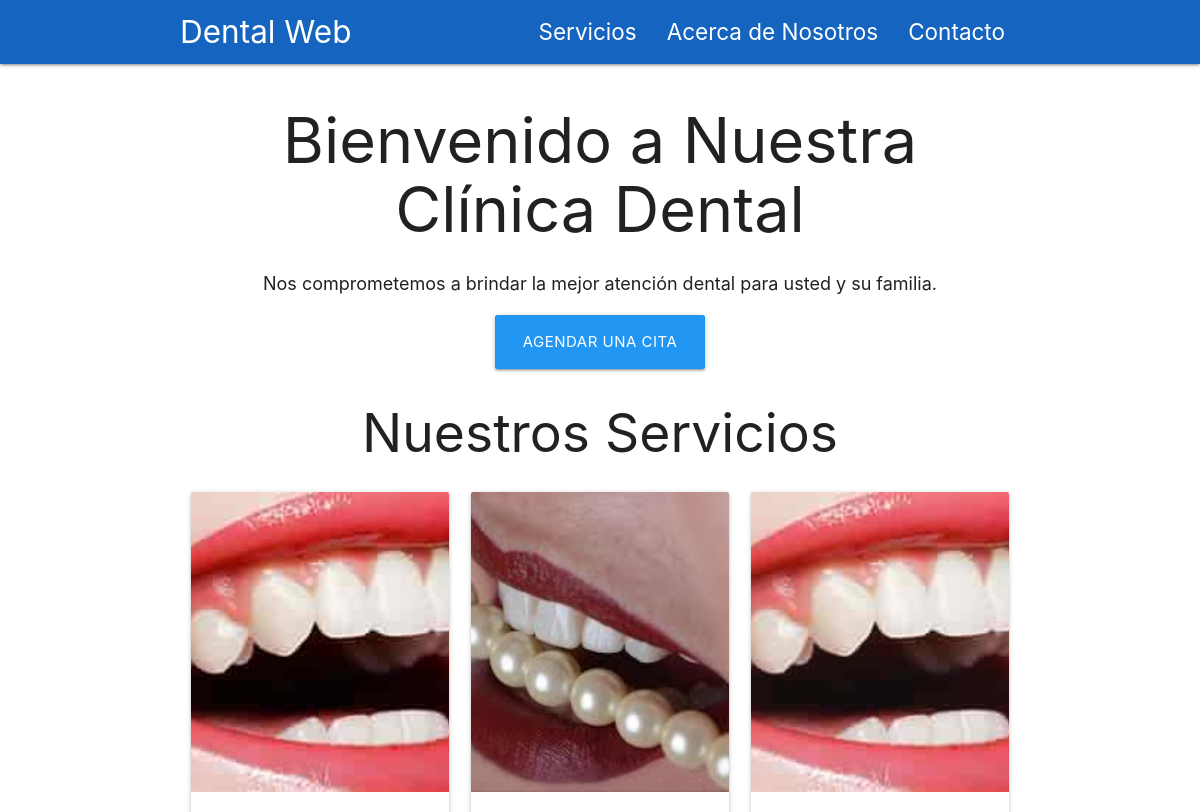
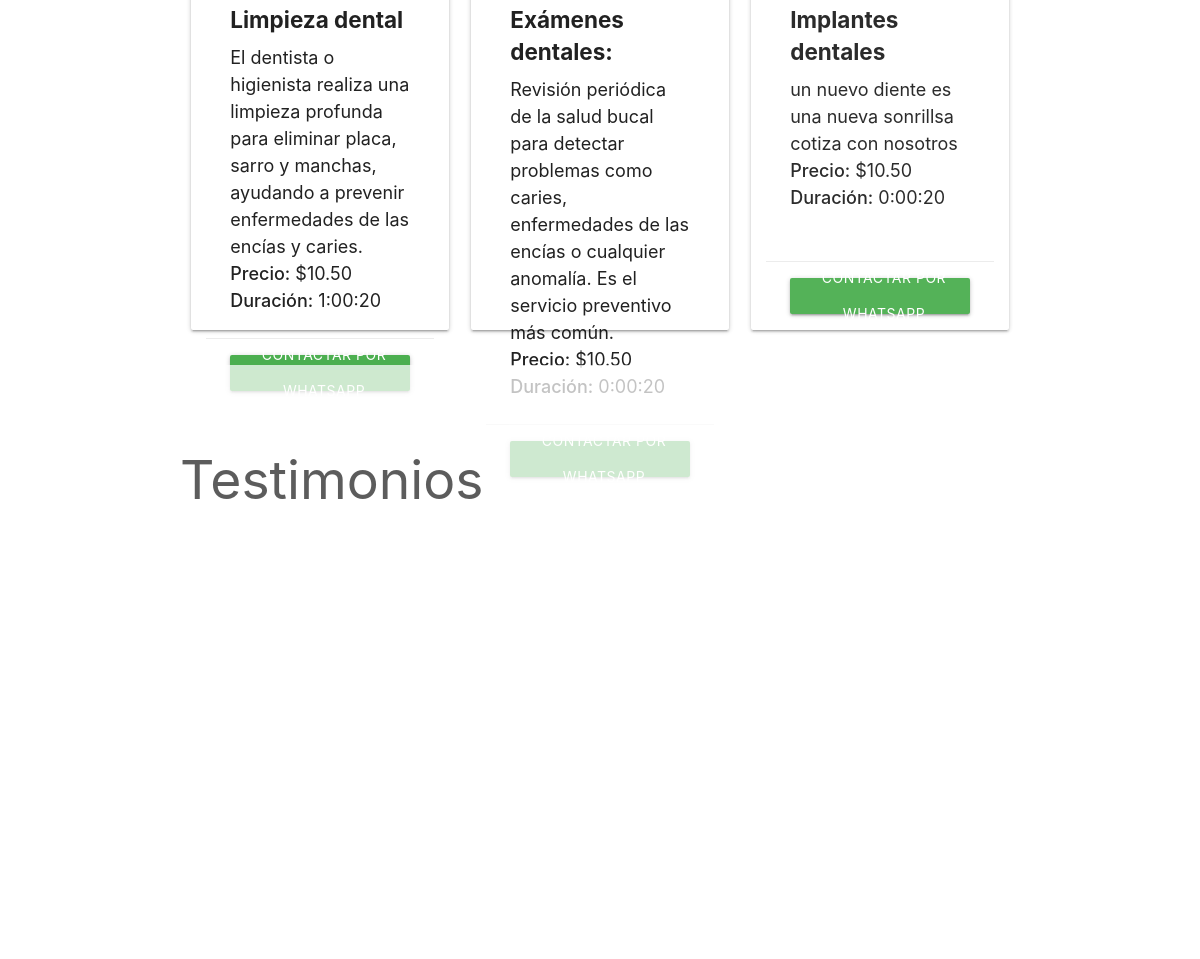
The page / on the database its author committed (2 pictures, top to bottom).
### dentalApp/models.py (models this page shows, shortened)
class Service(models.Model):
    name = models.CharField(max_length=100)
    description = models.TextField(max_length=166)
    price = models.DecimalField(max_digits=10, decimal_places=2)
    duration = models.DurationField()
    is_active = models.BooleanField(default=True)
    photo = models.ImageField(upload_to='service_photos/', null=True, blank=True)

### dentalApp/views.py (the view)
# urls.py: path('', HomePageView.as_view(), name='HomePageView'),
class HomePageView(TemplateView):
    template_name = 'home.html'
    def get_context_data(self, **kwargs):
        context = super().get_context_data(**kwargs)
        context['services'] = Service.objects.filter(is_active=True)
        return context

### dentalApp/templates/dentalApp/home.html (shortened to what this page needs)
{% extends 'dentalApp/base.html' %}
{% block content %}
<div class="container mt-5 fade-in">
    <div class="center-align fade-in">
        <h1 class="display-4">Bienvenido a Nuestra Clínica Dental</h1>
        <p class="lead">Nos comprometemos a brindar la mejor atención dental para usted y su familia.</p>
        <a href="{% url 'agendar_cita' %}" class="btn-large blue">Agendar una Cita</a>
    </div>
    <div class="center-align fade-in">
        <h2 class="mt-5">Nuestros Servicios</h2>
    </div>
    <div class="row fade-in">
        {% for service in services %}
            <div class="col s12 m4 fade-in">
                <div class="card service-card">
                    <div class="card-image">
                        {% if service.photo %}
                            <img src="{{ service.photo.url }}" alt="{{ service.name }}">
                        {% endif %}
                    </div>
                    <div class="card-content">
                        <span class="card-title">{{ service.name }}</span>
                        <p>{{ service.description }}</p>
                        <p><strong>Precio:</strong> ${{ service.price }}</p>
                        <p><strong>Duración:</strong> {{ service.duration }}</p>
                    </div>
                    <div class="card-action">
                        <a href="https://wa.me/3202274345?text=Hola,%20me%20gustaría%20obtener%20información%20sobre%20el%20servicio%20{{ service.name }}" class="btn green">
                             Contactar por WhatsApp
                        </a>
                    </div>
                </div>
            </div>
        {% endfor %}
    </div>
    <div class="testimonial-section fade-in">
        <h2 class="mt-5">Testimonios</h2>
        <div class="row fade-in">
        </div>
    </div>
</div>
{% endblock %}

### dentalApp/templates/dentalApp/base.html (shortened to what this page needs)
<!DOCTYPE html>
<html lang="es">
<head>
    {% load static %}
    <link rel="stylesheet" href="https://cdnjs.cloudflare.com/ajax/libs/materialize/1.0.0/css/materialize.min.css">
    <link rel="stylesheet" href="{% static 'css/styles.css' %}">
</head>
<body>
    <header>
        <nav class="nav-wrapper blue darken-3">
            <div class="container">
                <a href="{% url 'HomePageView' %}" class="brand-logo">Dental Web</a>
                <ul class="right hide-on-med-and-down">
                    <li><a href="{% url 'ServiceListView' %}">Servicios</a></li>
                    <li><a href="{% url 'about' %}">Acerca de Nosotros</a></li>
                    <li><a href="{% url 'contact' %}">Contacto</a></li>
                </ul>
            </div>
        </nav>
    </header>
    <main class="container-fluid mt-4 fade-in">
        {% block content %}{% endblock %}
    </main>
</body>
</html>

### dentalApp/static/dentalApp/css/styles.css (style rules this page uses)
.card .card-content .card-title { font-size: 1.5rem; font-weight: bold; }
.card .card-action .btn { width: 100%; }

### dentalApp/templates/dentalApp/base.html (style rules this page uses)
body { display: flex; min-height: 100vh; flex-direction: column; font-size: 1.2rem; box-shadow: 0 4px 8px rgba(0, 0, 0, 0.1); }
main { flex: 1 0 auto; width: 100%; margin: 0 auto; }
nav ul li a { font-size: 1.5rem; }
.fade-in { opacity: 0; }

### dentalApp/templates/dentalApp/home.html (style rules this page uses)
.service-card { height: 650px; display: flex; flex-direction: column; justify-content: space-between; }
.service-card .card-image img { height: 300px; object-fit: cover; }
.service-card .card-content, .service-card .card-action { margin: 0 15px; }
.service-card .card-action { margin-top: auto; }
.service-card .card-action .btn { background-color: green; display: inline-flex; align-items: center; }
.testimonial-section { background-color: #ffffff; padding: 50px 0; }
.testimonial-section h2 { margin-bottom: 30px; }

### rows shown on the page
Service: photo (picture), name "Limpieza dental", description "El dentista o higienista realiza una limpieza profunda para eliminar placa, sarro y manchas, ayudando a prevenir enfermedades de las encías y caries.", price "10.50", duration "1:00:20"
Service: photo (picture), name "Exámenes dentales:", description "Revisión periódica de la salud bucal para detectar problemas como caries, enfermedades de las encías o cualquier anomalía. Es el servicio preventivo más común.", price "10.50"
Service: photo (picture), name "Implantes dentales", description "un nuevo diente es una nueva sonrillsa cotiza con nosotros", price "10.50", duration "0:00:20"
